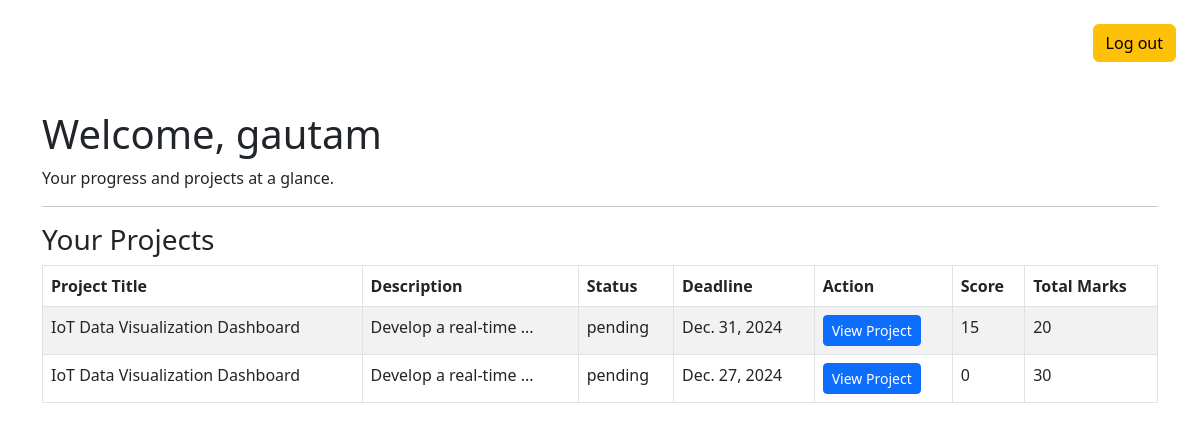
Screenshot of / (signed in) with the database file from the repository.
### userauths/models.py (models this page shows, shortened)
class User(AbstractUser):
    full_name = models.CharField(max_length=500, null=False, blank=False)
    username = models.CharField(max_length=500, unique= True)
    email = models.EmailField(unique=True)
    USERNAME_FIELD = 'email'
    REQUIRED_FIELDS = ['username']

### assignment/models.py (models this page shows, shortened)
class Project(models.Model):
    title = models.CharField(max_length=200)
    description = models.TextField()
    date = models.DateTimeField(auto_now_add=True)
    status = models.CharField(max_length=20, choices=STATUS_CHOICES, default="pending")
    deadline = models.DateField()
    assigned_to = models.ForeignKey(User, on_delete=models.CASCADE, related_name='projects', null=True)
    total_score = models.IntegerField(default=0)  # To store the total score of the project
    marks = models.IntegerField(default=0, null=True, blank=True)

### assignment/views.py (the view)
# urls.py: path('', index, name="index"),
def index(request):
    if not request.user.is_authenticated:
        return redirect('Loginview')
    user = request.user
    projects = Project.objects.filter(assigned_to=user)
    for project in projects:
        tasks = project.tasks.all()
        if tasks.exists() and all(task.status == "completed" for task in tasks):
            project.status = "completed"
        else:
            project.status = "pending"
        project.save()
    context = {
        'projects': projects,
    }
    return render(request, 'index.html', context)

### templates/index.html (shortened to what this page needs)
{% extends "partial/base.html" %}
{% load static %}
{% block content %}
<div class="d-flex mt-4 justify-content-end mx-4">
    {% if request.user.is_authenticated %}
        <a href="{% url "LogOutView" %}"><button class="btn btn-warning">Log out</button></a>
    {% else %}
        <a href="{% url "RegisterView" %}"><button class="btn btn-warning mx-4 ">Register</button></a>
        <a href="{% url "Loginview" %}"><button class="btn btn-warning">Log in</button></a>
    {% endif %}
</div>
<div class="container mt-5">
    <h1>Welcome, {{request.user.full_name}}</h1>
    <p>Your progress and projects at a glance.</p>
    <hr>
    <h3>Your Projects</h3>
    <table class="table table-bordered table-striped">
        <thead>
            <tr>
                <th>Project Title</th>
                <th>Description</th>
                <th>Status</th>
                <th>Deadline</th>
                <th>Action</th>
                <th>Score</th>
                <th>Total Marks</th>
            </tr>
        </thead>
        <tbody>
            {% for project in projects %}
                <tr>
                    <td>{{project.title}}</td>
                    <td>{{ project.description|slice:":20" }}...</td>
                    <td>{{project.status}}</td>
                    <td>{{project.deadline}}</td>
                    <td><a href="{% url "ProjectDetail" project.id %}" class="btn btn-primary btn-sm">View Project</a></td>
                    <td>{{project.total_score}}</td>
                    <td>{{project.marks}}</td>
                </tr>
            {% endfor %}
        </tbody>
    </table>
</div>
{% endblock content %}

### rows the page displays
User: user.full_name "gautam"
Project: title "IoT Data Visualization Dashboard", description "Develop a real-time", status "pending", deadline "Dec. 31, 2024", total_score "15", marks "20"
Project: title "IoT Data Visualization Dashboard", description "Develop a real-time", status "pending", deadline "Dec. 27, 2024", total_score "0", marks "30"
